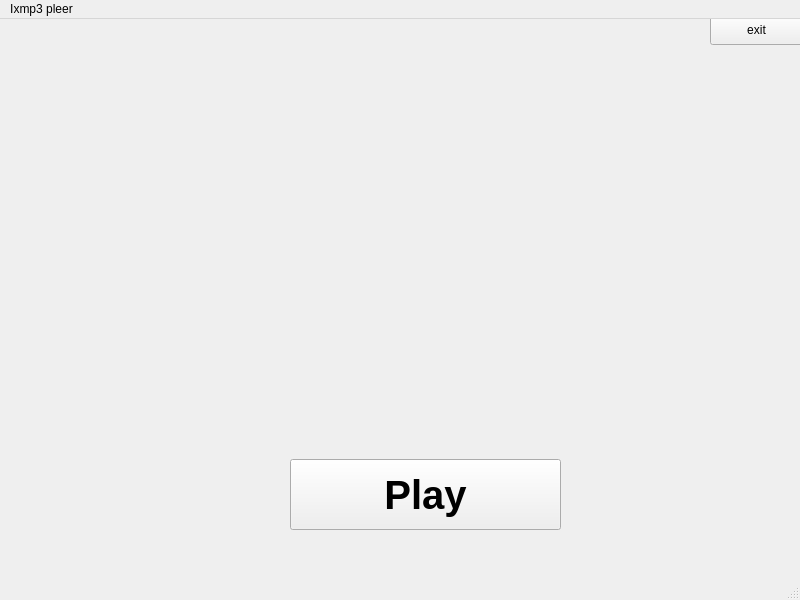
<?xml version="1.0" encoding="UTF-8"?>
<ui version="4.0">
 <class>MainWindow</class>
 <widget class="QMainWindow" name="MainWindow">
  <property name="geometry">
   <rect>
    <x>0</x>
    <y>0</y>
    <width>800</width>
    <height>600</height>
   </rect>
  </property>
  <property name="windowTitle">
   <string>MainWindow</string>
  </property>
  <widget class="QWidget" name="centralwidget">
   <widget class="QPushButton" name="pushButton">
    <property name="geometry">
     <rect>
      <x>290</x>
      <y>440</y>
      <width>271</width>
      <height>71</height>
     </rect>
    </property>
    <property name="font">
     <font>
      <pointsize>30</pointsize>
      <italic>false</italic>
      <bold>true</bold>
      <underline>false</underline>
      <strikeout>false</strikeout>
      <stylestrategy>PreferDefault</stylestrategy>
      <kerning>false</kerning>
     </font>
    </property>
    <property name="text">
     <string>Play</string>
    </property>
   </widget>
   <widget class="QPushButton" name="pushButton_2">
    <property name="geometry">
     <rect>
      <x>710</x>
      <y>-5</y>
      <width>93</width>
      <height>31</height>
     </rect>
    </property>
    <property name="text">
     <string>exit</string>
    </property>
   </widget>
  </widget>
  <widget class="QMenuBar" name="menubar">
   <property name="geometry">
    <rect>
     <x>0</x>
     <y>0</y>
     <width>800</width>
     <height>23</height>
    </rect>
   </property>
   <widget class="QMenu" name="menuIxmp3_pleer">
    <property name="title">
     <string>Ixmp3 pleer</string>
    </property>
   </widget>
   <addaction name="menuIxmp3_pleer"/>
  </widget>
  <widget class="QStatusBar" name="statusbar"/>
 </widget>
 <resources/>
 <connections>
  <connection>
   <sender>pushButton_2</sender>
   <signal>clicked()</signal>
   <receiver>MainWindow</receiver>
   <slot>close()</slot>
   <hints>
    <hint type="sourcelabel">
     <x>735</x>
     <y>40</y>
    </hint>
    <hint type="destinationlabel">
     <x>667</x>
     <y>108</y>
    </hint>
   </hints>
  </connection>
 </connections>
</ui>
